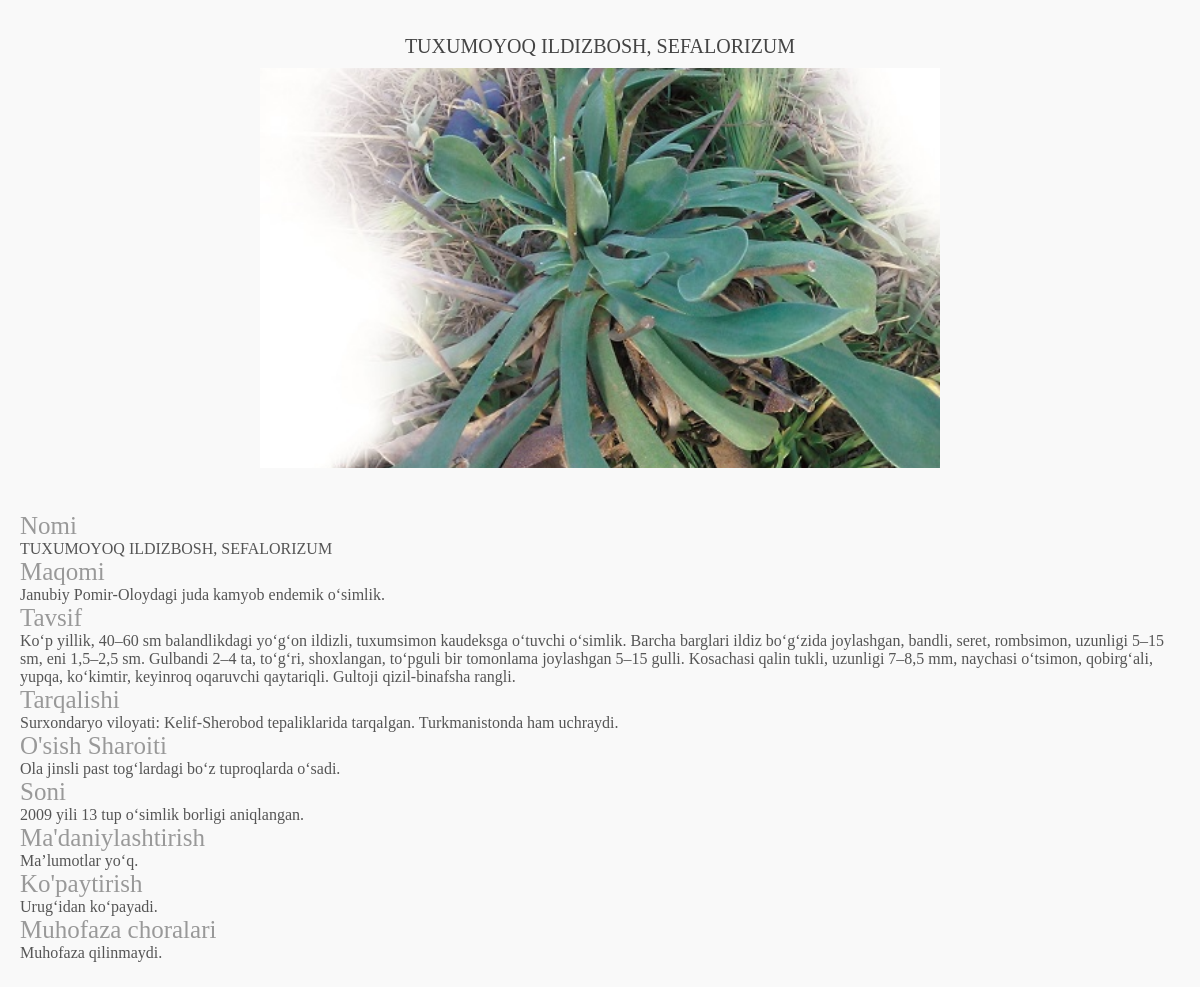
Page /osimlik/5/ on the committed database.
### redmap/models.py (models this page shows, shortened)
class Osimlik(models.Model):
    oilasi = models.ForeignKey(Oilasi, on_delete=models.CASCADE)
    nomi = models.CharField(max_length=255)
    maqomi = models.TextField()
    tavsif = models.TextField()
    tarqalishi = models.TextField()
    sharoiti = models.TextField()
    soni = models.TextField()
    kupayishi = models.CharField(max_length=255)
    ozgarish_sabablari = models.TextField()
    madaniylashtirish = models.TextField()
    muhofaza_choralari = models.TextField()
    img = models.ImageField(upload_to="nature/", default="")
    class Meta:
        verbose_name = ("O'simlik")
        verbose_name_plural = ("O'simliklar")

### redmap/views.py (the view)
# urls.py: path('osimlik/<int:id>/',osimlikview,name="osimlik"),
def osimlikview(request,id):
    osimlik = get_object_or_404(Osimlik,id=id)
    return render(request,"osimlik_detail.html",{"osimlik":osimlik})

### templates/osimlik_detail.html (shortened to what this page needs)
{% load static  %}
<!DOCTYPE html>
<html lang="en">
<head>
    <link rel="stylesheet" href="{% static 'modal.css' %}">
</head>
<body>
    <div class="inner-content">
		<div class="inner-wrapper">
			<div class="picture-blog">
				<h1 class="picture-blog-name">{{osimlik.nomi}}</h1>
				<img src="{{ osimlik.img.url }}" alt=".....">
			</div>
			<div class="comment-blog">
				<div class="blog">
                    <h3>Nomi</h3>
                    <p>{{osimlik.nomi}}</p>
                </div>
				<div class="blog">
                    <h3>Maqomi</h3>
                    <p>{{osimlik.maqomi}}</p>
                </div>
				<div class="blog">
                    <h3>Tavsif</h3>
                    <p>{{osimlik.tavsif}}</p>
                </div>
				<div class="blog">
                    <h3>Tarqalishi</h3>
                    <p>{{osimlik.tarqalishi}}</p>
                </div>
				<div class="blog">
                    <h3>O'sish Sharoiti</h3>
                    <p>{{osimlik.sharoiti}}</p>
                </div>
				<div class="blog">
                    <h3>Soni</h3>
                    <p>{{osimlik.soni}}</p>
                </div>
				<div class="blog">
                    <h3>Ma'daniylashtirish</h3>
                    <p>{{osimlik.madaniylashtirish}}</p>
                </div>
				<div class="blog">
                    <h3>Ko'paytirish</h3>
                    <p>{{osimlik.kupayishi}}</p>
                </div>
				<div class="blog">
                    <h3>Muhofaza choralari</h3>
                    <p>{{osimlik.muhofaza_choralari}}</p>
                </div>
			</div>
		</div>
	</div>
</body>
</html>

### static/modal.css (style rules this page uses)
* { padding:0px; margin:0px; box-sizing:border-box; text-decoration:none; }
.inner-content { width:100%; min-height:100vh; padding:15px 10px; background-color:#f9f9f9; }
.inner-wrapper { width:100%; height:100%; display: flex; flex-direction: column; gap: 20px; align-items: center; justify-content: center; }
.picture-blog { width:min(100%,700px); padding: 10px; border-radius: 10px; }
.picture-blog h1 { text-align: center; font-size: 20px; font-weight: 500; padding: 10px 0; color: #444; }
.picture-blog img { width:min(100%,700px); height: 400px; object-fit: cover; object-position: center; }
.comment-blog { width: 100%; height: min(100%,400px); padding: 10px; border-radius: 10px; flex-direction: column; align-items: left; gap: 10px; }
.blog h3 { font-size: 25px; font-weight: 400; color: #999; }
.blog p { color: #555; }

### rows in the picture
Osimlik: nomi "TUXUMOYOQ ILDIZBOSH, SEFALORIZUM", img (picture), maqomi "Janubiy Pomir-Oloydagi juda kamyob endemik o‘simlik.", tavsif "Ko‘p yillik, 40–60 sm balandlikdagi yo‘g‘on ildizli, tuxumsimon kaudeksga o‘tuvchi o‘simlik. Barcha barglari ildiz bo‘g‘zida joylashgan, bandli, seret, rombsimon, uzunligi 5–15 sm, eni 1,5–2,5 sm. Gulbandi 2–4 ta, to‘g‘ri, shoxlangan, to‘pguli bir tomonlama joylashgan 5–15 gulli. Kosachasi qalin tukli, uzunligi 7–8,5 mm, naychasi o‘tsimon, qobirg‘ali, yupqa, ko‘kimtir, keyinroq oqaruvchi qaytariqli. Gultoji qizil-binafsha rangli.", tarqalishi "Surxondaryo viloyati: Kelif-Sherobod tepaliklarida tarqalgan. Turkmanistonda ham uchraydi.", sharoiti "Ola jinsli past tog‘lardagi bo‘z tuproqlarda o‘sadi.", soni "2009 yili 13 tup o‘simlik borligi aniqlangan.", madaniylashtirish "Maʼlumotlar yo‘q.", kupayishi "Urug‘idan ko‘payadi.", muhofaza_choralari "Muhofaza qilinmaydi."
